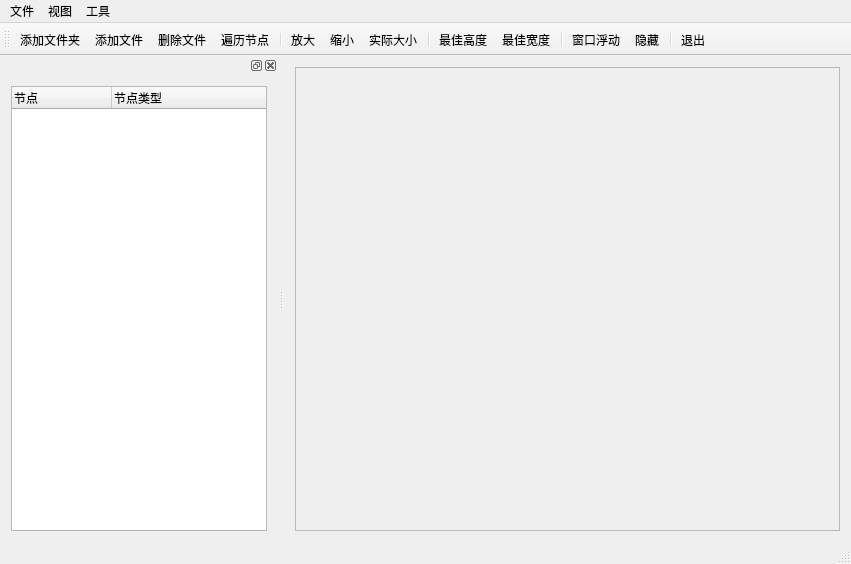
<?xml version="1.0" encoding="UTF-8"?>
<ui version="4.0">
 <class>ExQTreeWidget</class>
 <widget class="QMainWindow" name="ExQTreeWidget">
  <property name="geometry">
   <rect>
    <x>0</x>
    <y>0</y>
    <width>851</width>
    <height>564</height>
   </rect>
  </property>
  <property name="windowTitle">
   <string>ExQTreeWidget</string>
  </property>
  <widget class="QWidget" name="centralWidget">
   <layout class="QHBoxLayout" name="horizontalLayout_3">
    <item>
     <widget class="QScrollArea" name="scrollArea">
      <property name="widgetResizable">
       <bool>true</bool>
      </property>
      <widget class="QWidget" name="scrollAreaWidgetContents">
       <property name="geometry">
        <rect>
         <x>0</x>
         <y>0</y>
         <width>556</width>
         <height>449</height>
        </rect>
       </property>
       <layout class="QHBoxLayout" name="horizontalLayout_2">
        <item>
         <widget class="QLabel" name="labDisplay">
          <property name="text">
           <string/>
          </property>
          <property name="alignment">
           <set>Qt::AlignCenter</set>
          </property>
         </widget>
        </item>
       </layout>
      </widget>
     </widget>
    </item>
   </layout>
  </widget>
  <widget class="QMenuBar" name="menuBar">
   <property name="geometry">
    <rect>
     <x>0</x>
     <y>0</y>
     <width>851</width>
     <height>23</height>
    </rect>
   </property>
   <widget class="QMenu" name="menu">
    <property name="title">
     <string>文件</string>
    </property>
    <addaction name="actAddFolder"/>
    <addaction name="actAddFile"/>
    <addaction name="separator"/>
    <addaction name="actDeleFile"/>
    <addaction name="actScanItems"/>
   </widget>
   <widget class="QMenu" name="menu_2">
    <property name="title">
     <string>视图</string>
    </property>
    <addaction name="actAmplification"/>
    <addaction name="actShrink"/>
    <addaction name="actZoomRealSize"/>
    <addaction name="separator"/>
    <addaction name="actAdaptiveHeight"/>
    <addaction name="actAdaptiveWidth"/>
   </widget>
   <widget class="QMenu" name="menu_3">
    <property name="title">
     <string>工具</string>
    </property>
    <addaction name="actDockFloating"/>
    <addaction name="actDockVisible"/>
    <addaction name="separator"/>
    <addaction name="actQiut"/>
   </widget>
   <addaction name="menu"/>
   <addaction name="menu_2"/>
   <addaction name="menu_3"/>
  </widget>
  <widget class="QToolBar" name="mainToolBar">
   <property name="enabled">
    <bool>true</bool>
   </property>
   <property name="toolButtonStyle">
    <enum>Qt::ToolButtonTextUnderIcon</enum>
   </property>
   <attribute name="toolBarArea">
    <enum>TopToolBarArea</enum>
   </attribute>
   <attribute name="toolBarBreak">
    <bool>false</bool>
   </attribute>
   <addaction name="actAddFolder"/>
   <addaction name="actAddFile"/>
   <addaction name="actDeleFile"/>
   <addaction name="actScanItems"/>
   <addaction name="separator"/>
   <addaction name="actAmplification"/>
   <addaction name="actShrink"/>
   <addaction name="actZoomRealSize"/>
   <addaction name="separator"/>
   <addaction name="actAdaptiveHeight"/>
   <addaction name="actAdaptiveWidth"/>
   <addaction name="separator"/>
   <addaction name="actDockFloating"/>
   <addaction name="actDockVisible"/>
   <addaction name="separator"/>
   <addaction name="actQiut"/>
  </widget>
  <widget class="QStatusBar" name="statusBar"/>
  <widget class="QDockWidget" name="dockWidget">
   <attribute name="dockWidgetArea">
    <number>1</number>
   </attribute>
   <widget class="QWidget" name="dockWidgetContents">
    <layout class="QHBoxLayout" name="horizontalLayout">
     <item>
      <widget class="QTreeWidget" name="treeFiles">
       <column>
        <property name="text">
         <string>节点</string>
        </property>
       </column>
       <column>
        <property name="text">
         <string>节点类型</string>
        </property>
       </column>
      </widget>
     </item>
    </layout>
   </widget>
  </widget>
  <action name="actAddFolder">
   <property name="icon">
    <iconset resource="resources.qrc">
     <normaloff>:/image/Image016.jpg</normaloff>:/image/Image016.jpg</iconset>
   </property>
   <property name="text">
    <string>添加文件夹</string>
   </property>
   <property name="toolTip">
    <string>添加文件夹</string>
   </property>
  </action>
  <action name="actAddFile">
   <property name="icon">
    <iconset resource="resources.qrc">
     <normaloff>:/image/Image007.jpg</normaloff>:/image/Image007.jpg</iconset>
   </property>
   <property name="text">
    <string>添加文件</string>
   </property>
   <property name="toolTip">
    <string>添加文件</string>
   </property>
  </action>
  <action name="actDeleFile">
   <property name="icon">
    <iconset resource="resources.qrc">
     <normaloff>:/image/Image005.jpg</normaloff>:/image/Image005.jpg</iconset>
   </property>
   <property name="text">
    <string>删除文件</string>
   </property>
   <property name="toolTip">
    <string>删除文件</string>
   </property>
   <property name="shortcut">
    <string>Del</string>
   </property>
  </action>
  <action name="actScanItems">
   <property name="icon">
    <iconset resource="resources.qrc">
     <normaloff>:/image/Image008.jpg</normaloff>:/image/Image008.jpg</iconset>
   </property>
   <property name="text">
    <string>遍历节点</string>
   </property>
   <property name="toolTip">
    <string>遍历节点</string>
   </property>
  </action>
  <action name="actAmplification">
   <property name="icon">
    <iconset resource="resources.qrc">
     <normaloff>:/image/Image012.jpg</normaloff>:/image/Image012.jpg</iconset>
   </property>
   <property name="text">
    <string>放大</string>
   </property>
   <property name="toolTip">
    <string>放大图片</string>
   </property>
  </action>
  <action name="actShrink">
   <property name="icon">
    <iconset resource="resources.qrc">
     <normaloff>:/image/Image011.jpg</normaloff>:/image/Image011.jpg</iconset>
   </property>
   <property name="text">
    <string>缩小</string>
   </property>
   <property name="toolTip">
    <string>缩小图片</string>
   </property>
  </action>
  <action name="actZoomRealSize">
   <property name="icon">
    <iconset resource="resources.qrc">
     <normaloff>:/image/Image002.jpg</normaloff>:/image/Image002.jpg</iconset>
   </property>
   <property name="text">
    <string>实际大小</string>
   </property>
   <property name="toolTip">
    <string>还原成实际大小</string>
   </property>
  </action>
  <action name="actAdaptiveHeight">
   <property name="icon">
    <iconset resource="resources.qrc">
     <normaloff>:/image/Image009.jpg</normaloff>:/image/Image009.jpg</iconset>
   </property>
   <property name="text">
    <string>最佳高度</string>
   </property>
   <property name="toolTip">
    <string>缩放到最佳高度</string>
   </property>
  </action>
  <action name="actAdaptiveWidth">
   <property name="icon">
    <iconset resource="resources.qrc">
     <normaloff>:/image/Image010.jpg</normaloff>:/image/Image010.jpg</iconset>
   </property>
   <property name="text">
    <string>最佳宽度</string>
   </property>
   <property name="toolTip">
    <string>缩放至最佳宽度</string>
   </property>
  </action>
  <action name="actDockFloating">
   <property name="checkable">
    <bool>true</bool>
   </property>
   <property name="icon">
    <iconset resource="resources.qrc">
     <normaloff>:/image/Image015.jpg</normaloff>:/image/Image015.jpg</iconset>
   </property>
   <property name="text">
    <string>窗口浮动</string>
   </property>
   <property name="toolTip">
    <string>窗口浮动开关</string>
   </property>
  </action>
  <action name="actDockVisible">
   <property name="checkable">
    <bool>true</bool>
   </property>
   <property name="icon">
    <iconset resource="resources.qrc">
     <normaloff>:/image/Image003.jpg</normaloff>:/image/Image003.jpg</iconset>
   </property>
   <property name="text">
    <string>隐藏</string>
   </property>
   <property name="toolTip">
    <string>窗口隐藏</string>
   </property>
  </action>
  <action name="actQiut">
   <property name="icon">
    <iconset resource="resources.qrc">
     <normaloff>:/image/Image004.jpg</normaloff>:/image/Image004.jpg</iconset>
   </property>
   <property name="text">
    <string>退出</string>
   </property>
   <property name="toolTip">
    <string>退出本程序</string>
   </property>
  </action>
 </widget>
 <layoutdefault spacing="6" margin="11"/>
 <resources>
  <include location="resources.qrc"/>
 </resources>
 <connections/>
</ui>
